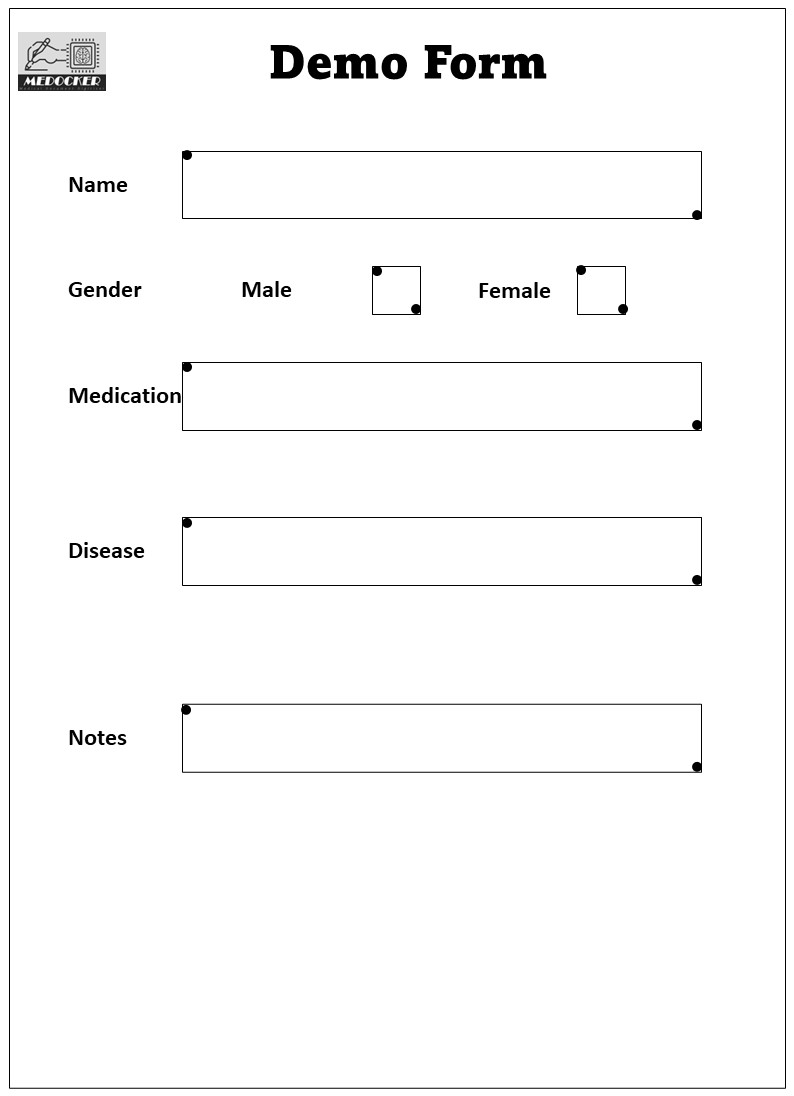
#> input picture Medcoker_template.jpg, 794 x 1096 px
$ jupyter execute --allow-errors Medocker.ipynb   (shell and % lines are left out)
#> lines starting #> are read from the running program, lines starting #| are printed output that depends on the picture
# *** MEDOCKER - AI powered medical document digitizer***

---

***Authors: Lauren Walker, Alexandar Vincent Paulraj.***

***University of Liverpool***

# **Check list**

---

 ***Folder & file names are important***
1. Upload template form named (***Medocker_template.jpg***) Click on paper with up arrow beneath files tab
2. Upload ***dataoutput*** csv file
3. Create folder and name it ***data***
4. Upload the scanned documents/images to the data folder by clicking the 3 black buttons to right of data folder
5. Click the play button in the below cells  ***1. Preparation. wait for green tick 2. Medocker*** wait for green tick
6. After it has run download the dataoutput csv file

[cell 1]
# 1. Preparation
from transformers import TrOCRProcessor, VisionEncoderDecoderModel
#> (the rest of this cell did not finish here and is left out)

[cell 2]
# 2. Medocker
import cv2
from cv2 import COLOR_BGR2GRAY
import numpy as np
import os
import pandas as pd

# Setting region of interests# customisation
roi = [[(187,156),(697,216), 'text', 'Name'],
       [(186,368),(698,425), 'text', 'Medication'],
       [(187,524),(695,581), 'text', 'Disease'],
       [(377,272),(416,309), 'box', 'Male'],
       [(582,270),(622,310), 'box', 'Female']]

# Function for OCR
def ocr_image(src_img):
  pixel_values = processor(images=src_img, return_tensors="pt").pixel_values
  generated_ids = model.generate(pixel_values)
  return processor.batch_decode(generated_ids, skip_special_tokens=True)[0]


per=30 #percentage
pixelThreshold=120 #for box selection

#Template image read
imgQ = cv2.imread('Medcoker_template.jpg')
#> imgQ is the input picture: shape (1096, 794, 3); min 0, max 255, mean 249.4
h,w,c=imgQ.shape
#> h = 1096; w = 794; c = 3
#imgQ =cv2.resize(imgQ, (w//3, h//3))

#Find features ins the templates and set key points
orb=cv2.ORB_create(1000)
kp1, des1=orb.detectAndCompute(imgQ,None)
#> kp1 = 993 keypoints; strongest (x, y, size): (98, 395, 31), (162, 395, 31), (90, 737, 31), (162, 399, 31)
imkp1=cv2.drawKeypoints(imgQ,kp1,None)
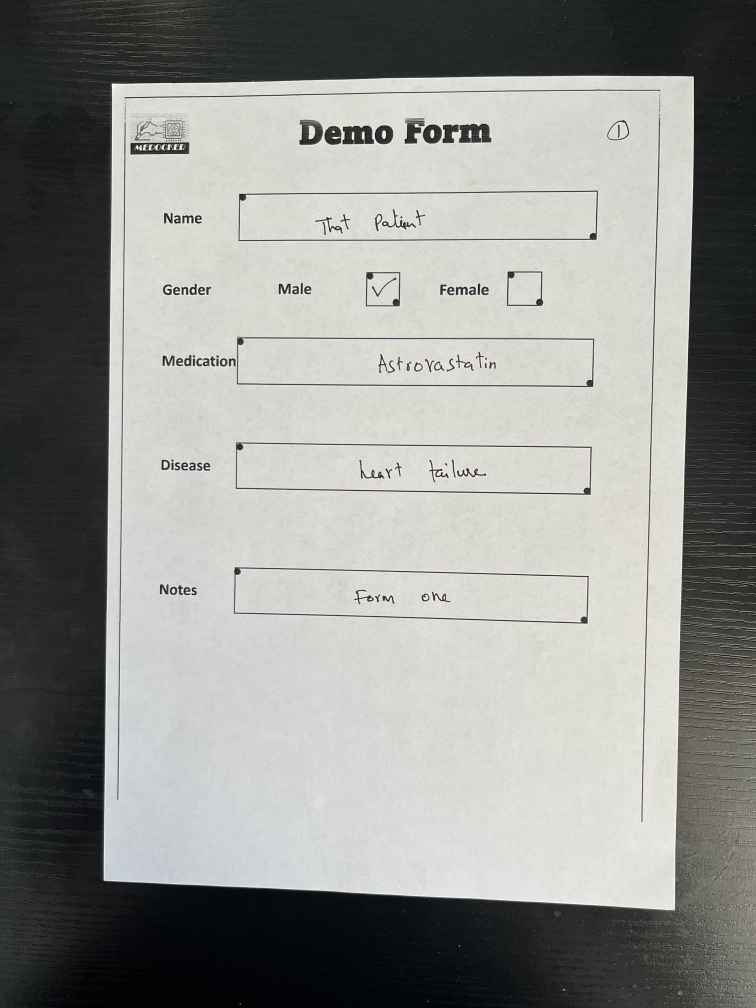
#> input picture data/1.jpg, 3024 x 4032 px (shown at 1/4 size)
#> further down, img is the input picture: shape (4032, 3024, 3); mean B, G, R 143.4, 147, 145.9
#> `kp2, des2 = orb.detectAndCompute(img, None)`: kp2 = 1000 keypoints; strongest (x, y, size): (44, 412, 31), (712, 872, 37.2), (635, 580, 31), (713, 883, 37.2)
#> `matches = bf.match(des2, des1)`: matches = 1000 matches
#> `good = matches[:int(len(matches)*(per/100))]`: good = 300 matches
#> `imgMatch = cv2.drawMatches(img,kp2,imgQ,kp1,good[:100],None, flags=2)`:
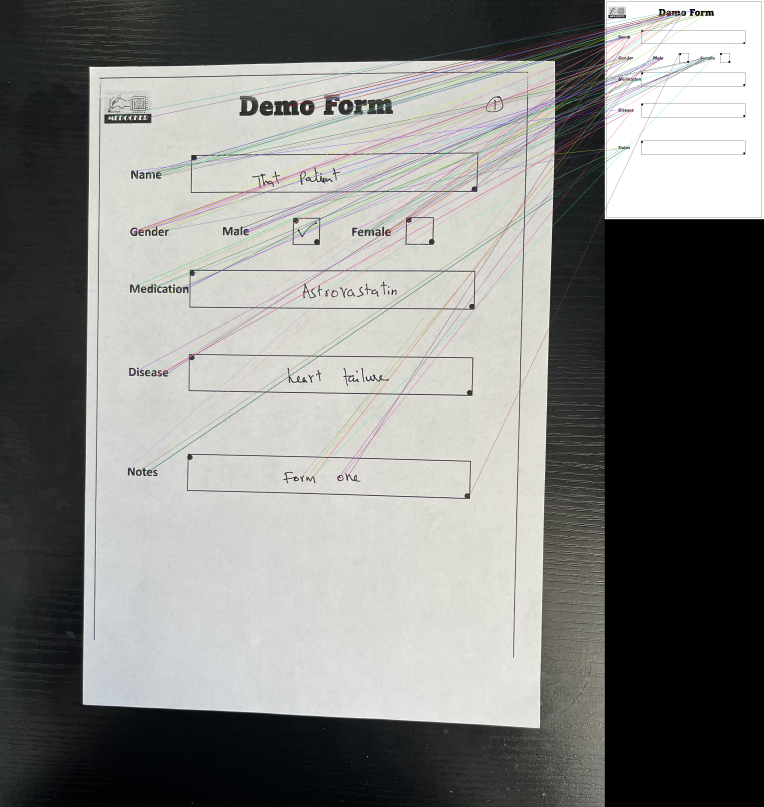
#> imgMatch: shape (4032, 3818, 3) (shown at 1/5 size); mean B, G, R 126.7, 129.3, 128.7
#> `srcPoints = np.float32([kp2[m.queryIdx].pt for m in good]).reshape(-1,..`: srcPoints = 300 rows, first 8: [671.8, 1157.1], [1834.6, 1161], [770.4, 1161], [1229.2, 1152.1], [1836.4, 1158.6], [1857.3, 1158.6], [2343.4, 2486.7], [741.7, 874.3]
#> `dstPoints = np.float32([kp1[m.trainIdx].pt for m in good]).reshape(-1,..`: dstPoints = 300 rows, first 8: [77, 289], [136.5, 395.7], [102.2, 185.8], [545, 289], [506.9, 292.3], [514, 291], [371.5, 267.8], [102, 186.6]
#> `M, _ =cv2.findHomography(srcPoints,dstPoints,cv2.RANSAC,5.0)`: M = [[0.381, 0.00355, -182.9], [0.00641, 0.37, -141.5], [1.97e-05, -7.46e-06, 1]]
#> `imgscan = cv2.warpPerspective(img,M,(w,h))`:
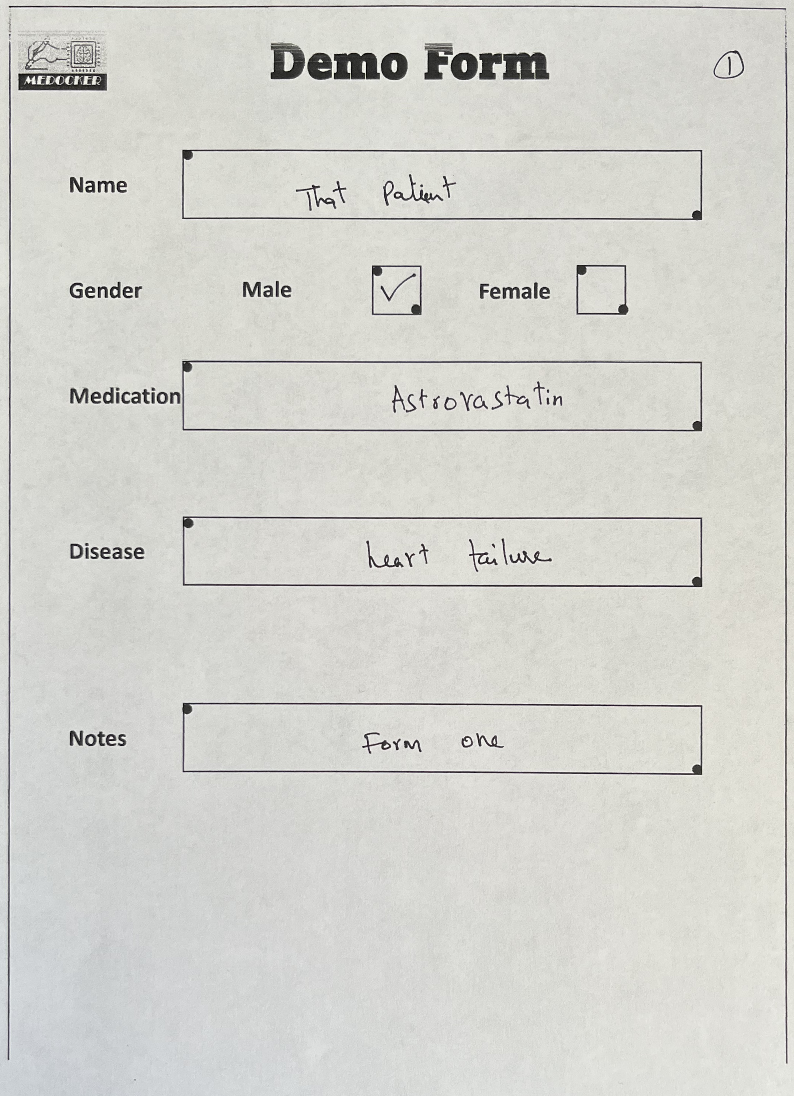
#> imgscan: shape (1096, 794, 3); mean B, G, R 206.4, 211.7, 211.5
# cv2.imshow('Keypoint Image', imkp1)

#Set path folder containing scanned images
path='./data'
myPicList=os.listdir(path)
print(myPicList)

#> (the rest of this cell did not finish here and is left out)
